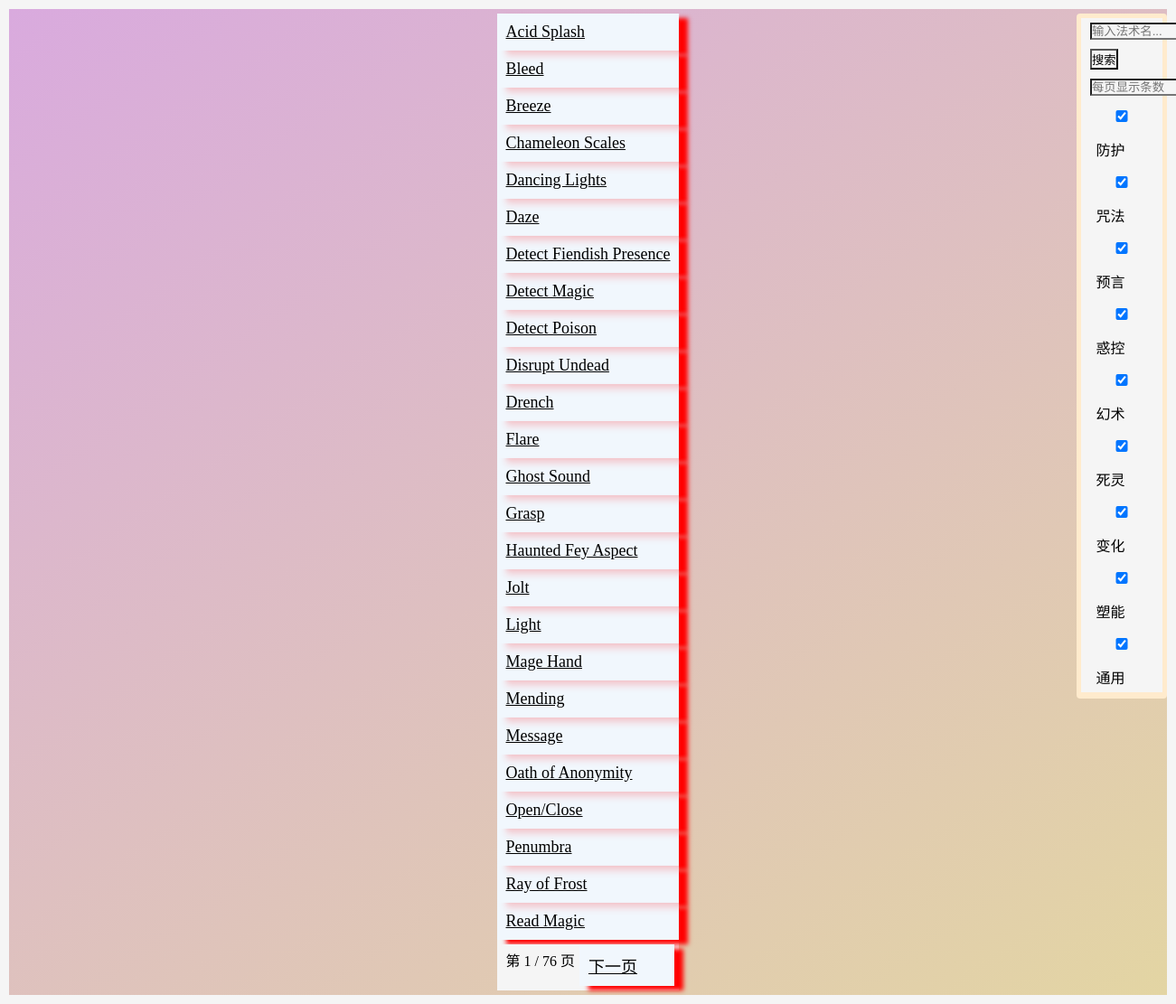
Screenshot of /search with the database file from the repository.
### tables this page shows
CREATE TABLE spells (
                id          INTEGER PRIMARY KEY AUTOINCREMENT,
                no          INTEGER,
                name        TEXT NOT NULL,
                school      TEXT,
                level       TEXT,
                casting_time TEXT,
                components  TEXT,
                range       TEXT,
                effect      TEXT,
                aiming      TEXT,
                duration    TEXT,
                saving_throw TEXT,
                resistance  TEXT,
                description TEXT
            );

### routes/search.py (the view)
@search_bp.route("/search")
def search():
    conn = get_db()
    cursor = conn.cursor()
    kw = request.args.get("kw",f"%%",type=str)
    rpp = request.args.get("rpp",current_app.config["ITEMS_PER_PAGE"],type=int)
    page = request.args.get("page",1,type=int)
    schoolMul = request.args.getlist("schoolMul")
    offset = (page-1)*rpp
    search_key = "SELECT * FROM spells WHERE "
    count_key ="SELECT COUNT(*) FROM spells WHERE "
    url_args = f"kw={kw}&rpp={rpp}"
    params = []
    search_key += " (name LIKE ? OR description LIKE ? OR effect LIKE ?)"
    count_key += " (name LIKE ? OR description LIKE ? OR effect LIKE ?)"
    if not kw:
        params.extend([f"%%",f"%%",f"%%"])
    else:
        params.extend([f"%{kw}%",f"%{kw}%",f"%{kw}%"])
    if not schoolMul:
        schoolMul=["防护","咒法","预言","惑控","幻术","死灵","变化","塑能","通用"]
    for s in schoolMul:
        url_args += f"&schoolMul={s}"
    placeholder = ",".join("?" for _ in schoolMul)
    search_key += f" AND school IN ({placeholder})"
    count_key += f" AND school IN ({placeholder})"
    params.extend(schoolMul)
    cursor.execute(count_key,tuple(params))
    total = cursor.fetchone()[0]
    ttp = math.ceil(total/rpp)
    search_key += " LIMIT ? OFFSET ?"
    params.extend([rpp,offset])
    params_tuple = tuple(params)
    cursor.execute(search_key,params_tuple)
    row = cursor.fetchall()
    return render_template("spell.html",kw=kw,page=page,rpp=rpp,results=row,ttp=ttp,url_args=url_args)

### db.py (called while the page is built)
def get_db():
    if 'db' not in g:
        g.db = sqlite3.connect(current_app.config["DATABASE"])
        g.db.row_factory = sqlite3.Row
    return g.db

def close_connection(exception=None):
    db = g.pop('db', None)
    if db is not None:
        db.close()

### templates/spell.html (shortened to what this page needs)
    {% extends "base.html" %}
    {% block content %}
    <section class="spell_themselves">
        {% if results %}
        {% for spell in results %}
        <a href="/search/{{spell.name}}">{{spell.name}}</a>
        {% endfor %}
        {% elif kw %}
        <p style="padding:20px; font-size:large;">没有找到与「{{ kw }}」相关的法术 (っ °Д °;)っ</p>
        {% endif %}
        <div class="pagination">
            <span>第 {{ page }} / {{ ttp }} 页</span>
            {% if page < ttp %} <a href="/search?{{ url_args }}&page={{ page + 1 }}">下一页</a>
                {% endif %}
        </div>
    </section>
    {% endblock %}

### templates/base.html (shortened to what this page needs)
<!doctype html>
<html lang="zh-CN">
<head>
    <link rel="stylesheet" href="{{ url_for('static', filename='style.css') }}">
</head>
<body>
    <div id="spellSelect">
        <div class="dropdown">
            <form action="/search" method="get">
                <input type="text" name="kw" placeholder="输入法术名...">
                <button type="submit">搜索</button>
                <input type="text" name="rpp" placeholder="每页显示条数">
                <div class="schoolMul">
                    <input type="checkbox" id="防护" name="schoolMul" value="防护" checked /><label for="防护">防护</label>
                    <input type="checkbox" id="咒法" name="schoolMul" value="咒法" checked /><label for="咒法">咒法</label>
                    <input type="checkbox" id="预言" name="schoolMul" value="预言" checked /><label for="预言">预言</label>
                    <input type="checkbox" id="惑控" name="schoolMul" value="惑控" checked /><label for="惑控">惑控</label>
                    <input type="checkbox" id="幻术" name="schoolMul" value="幻术" checked /><label for="幻术">幻术</label>
                    <input type="checkbox" id="死灵" name="schoolMul" value="死灵" checked /><label for="死灵">死灵</label>
                    <input type="checkbox" id="变化" name="schoolMul" value="变化" checked /><label for="变化">变化</label>
                    <input type="checkbox" id="塑能" name="schoolMul" value="塑能" checked /><label for="塑能">塑能</label>
                    <input type="checkbox" id="通用" name="schoolMul" value="通用" checked /><label for="通用">通用</label>
                </div>
        </div>
    </div>
    {% block content %}{% endblock %}
</body>
</html>

### static/style.css (style rules this page uses)
* { margin: 0; padding: 0; box-sizing: border-box; background: whitesmoke; margin: 5px; }
body { background: linear-gradient(145deg, #d9aade, #e3d5a3); display: flex; flex-flow: column wrap; align-items: center; min-height: 100vh; font-family: "Georgia", serif; }
#spellSelect { position: absolute; display: flex; right: 5px; max-width: 100px; max-height: 100vh; border-radius: 4px; background-color: blanchedalmond; display: inline-block; }
.spell_themselves a { background-color: rgba(240, 248, 255, 0.786); backdrop-filter: blur(3px); padding: 20px; box-shadow: 10px 5px 5px red; left: 0px; display: flex; position: relative; margin: 0px; padding: 10px; flex-direction: row; flex-wrap: wrap; flex: 100px; font-size: large; color: black; }
.schoolMul { display: flex; flex-flow: column; flex-wrap: wrap; gap: 8px 16px; margin: 0.4rem; }
.pagination { display: flex; position: relative; flex-flow: row; }

### rows the page displays
spells: name "Acid Splash"
spells: name "Bleed"
spells: name "Breeze"
spells: name "Chameleon Scales"
spells: name "Dancing Lights"
spells: name "Daze"
spells: name "Detect Fiendish Presence"
spells: name "Detect Magic"
spells: name "Detect Poison"
spells: name "Disrupt Undead"
spells: name "Drench"
spells: name "Flare"
spells: name "Ghost Sound"
spells: name "Grasp"
spells: name "Haunted Fey Aspect"
spells: name "Jolt"
spells: name "Light"
spells: name "Mage Hand"
spells: name "Mending"
spells: name "Message"
spells: name "Oath of Anonymity"
spells: name "Open/Close"
spells: name "Penumbra"
spells: name "Ray of Frost"
spells: name "Read Magic"

### other values shown
{{ page }} "1"
{{ ttp }} "76"
